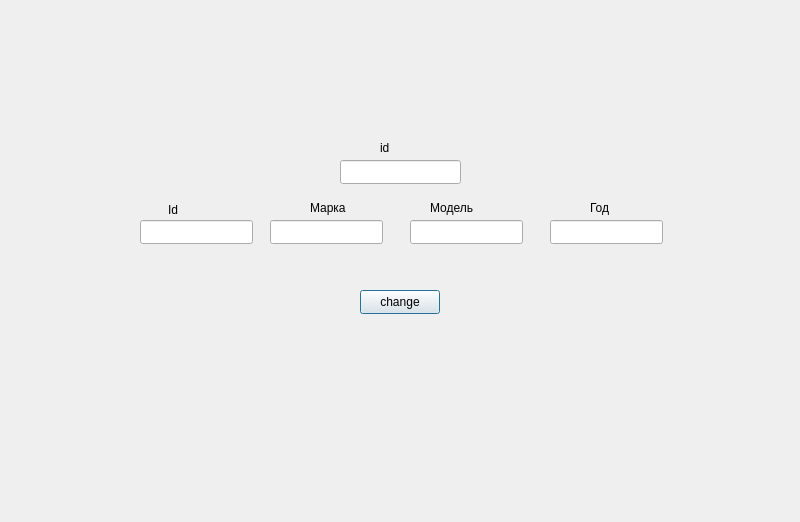
<?xml version="1.0" encoding="UTF-8"?>
<ui version="4.0">
 <class>changeMenu</class>
 <widget class="QDialog" name="changeMenu">
  <property name="geometry">
   <rect>
    <x>0</x>
    <y>0</y>
    <width>800</width>
    <height>522</height>
   </rect>
  </property>
  <property name="windowTitle">
   <string>Dialog</string>
  </property>
  <widget class="QLineEdit" name="PK">
   <property name="geometry">
    <rect>
     <x>340</x>
     <y>160</y>
     <width>121</width>
     <height>24</height>
    </rect>
   </property>
  </widget>
  <widget class="QPushButton" name="changeButton">
   <property name="geometry">
    <rect>
     <x>360</x>
     <y>290</y>
     <width>80</width>
     <height>24</height>
    </rect>
   </property>
   <property name="text">
    <string>change</string>
   </property>
  </widget>
  <widget class="QLineEdit" name="PKchange">
   <property name="geometry">
    <rect>
     <x>140</x>
     <y>220</y>
     <width>113</width>
     <height>24</height>
    </rect>
   </property>
  </widget>
  <widget class="QLineEdit" name="key2change">
   <property name="geometry">
    <rect>
     <x>270</x>
     <y>220</y>
     <width>113</width>
     <height>24</height>
    </rect>
   </property>
  </widget>
  <widget class="QLineEdit" name="key3change">
   <property name="geometry">
    <rect>
     <x>410</x>
     <y>220</y>
     <width>113</width>
     <height>24</height>
    </rect>
   </property>
  </widget>
  <widget class="QLineEdit" name="key4change">
   <property name="geometry">
    <rect>
     <x>550</x>
     <y>220</y>
     <width>113</width>
     <height>24</height>
    </rect>
   </property>
  </widget>
  <widget class="QLabel" name="label">
   <property name="geometry">
    <rect>
     <x>168</x>
     <y>200</y>
     <width>51</width>
     <height>20</height>
    </rect>
   </property>
   <property name="text">
    <string>Id </string>
   </property>
  </widget>
  <widget class="QLabel" name="label_2">
   <property name="geometry">
    <rect>
     <x>310</x>
     <y>200</y>
     <width>49</width>
     <height>16</height>
    </rect>
   </property>
   <property name="text">
    <string>Марка</string>
   </property>
  </widget>
  <widget class="QLabel" name="label_3">
   <property name="geometry">
    <rect>
     <x>430</x>
     <y>200</y>
     <width>49</width>
     <height>16</height>
    </rect>
   </property>
   <property name="text">
    <string>Модель</string>
   </property>
  </widget>
  <widget class="QLabel" name="label_4">
   <property name="geometry">
    <rect>
     <x>590</x>
     <y>200</y>
     <width>49</width>
     <height>16</height>
    </rect>
   </property>
   <property name="text">
    <string>Год</string>
   </property>
  </widget>
  <widget class="QLabel" name="label_5">
   <property name="geometry">
    <rect>
     <x>380</x>
     <y>140</y>
     <width>49</width>
     <height>16</height>
    </rect>
   </property>
   <property name="text">
    <string>id</string>
   </property>
  </widget>
 </widget>
 <resources/>
 <connections/>
</ui>
